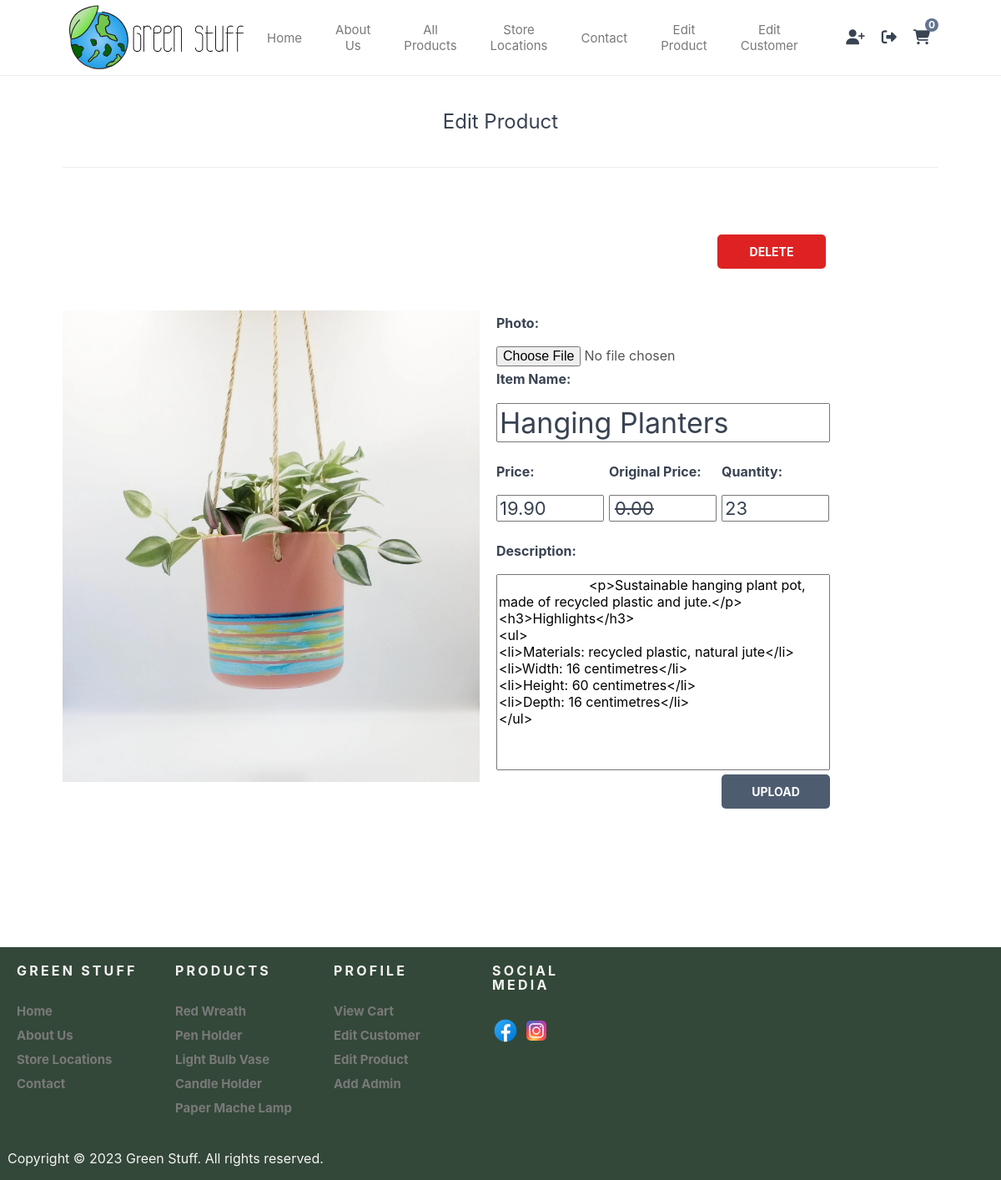
Screenshot of /index.php?page=changeproduct&id=1 (signed in) with the database file from the repository.
### tables this page shows
CREATE TABLE `products` (
  `id` int(11) NOT NULL,
  `name` varchar(200) NOT NULL,
  `desc` text NOT NULL,
  `price` decimal(7,2) NOT NULL,
  `rrp` decimal(7,2) NOT NULL DEFAULT 0.00,
  `qty` int(11) NOT NULL,
  `img` text NOT NULL,
  `date_added` datetime NOT NULL DEFAULT current_timestamp()
);

### index.php (called while the page is built, shortened)
<?php
    include 'functions.php';
    $page = isset($_GET['page']) && file_exists($_GET['page'] . '.php') ? $_GET['page'] : 'home';
    include $page . '.php';
?>

### changeproduct.php (the view, shortened to what this page needs)
<?php
require 'DatabaseAccess.php';
try{
    $pdo= new PDO($attr,$user,$pass,$opts);
}
catch(\PDOException $e){
    throw new \PDOException($e->getMessage(),(int)$e->getCode());
}
if (isset($_GET['id'])) {
    $stmt = $pdo->prepare('SELECT * FROM products WHERE id = ?');
    $stmt->execute([$_GET['id']]);
    $product = $stmt->fetch(PDO::FETCH_ASSOC);
}
?>
<?=h_header('EditProduct')?>
<head>
    <link rel="stylesheet" href="CSS.css">
</head>
<div class="recentlyadded content-wrapper">
    <h2>Edit Product</h2>
</div>
<div class="product content-wrapper" style="padding-left:770px;padding-bottom:0px;">
    <div class="button">
        <form method="post" action="deleteproduct.php"  name="Product" onsubmit="return confirm('Do you really want to delete the item?');" >
            <input type="submit" class="delete"style="width:130px;background:#de2222;"value="Delete">
        </form>
    </div>
</div>
<div class="product content-wrapper" style="padding-top:10px">
    <img src="imgs/<?=$product['img']?>" width="500" height="565" alt="<?=$product['name']?>">
    <div>
        <table width="410px" border="0" cellpadding="0" cellspacing="5">
            <form method="post" enctype="multipart/form-data" name="Product" onsubmit="return StopEmptyForm()">
                <tr>
                    <td colpsan="3"><h2>Photo:</h2><td>
                </tr>
                <tr>
                    <td colspan="3"><input type="file" name="uploadFile"></td>
                </tr>
                <tr>
                    <td colspan="3"><h2>Item Name:</h2></td>
                </tr>
                <tr>
                    <td colspan="3"><input class ="name" name="itemName" id="itemName" style="font-size:34px;color:#394352;width: 400px;" value="<?php if(isset($_POST['itemName'])){echo $_POST['itemName'];}else{echo $product['name'];}?>"></td>
                </tr>
                <tr>
                    <td colspan="3" style="color:red;font-size:12px">
                                <?php
                                    if(isset($_POST['itemName'])){
                                    $validation = datavalid($_POST['itemName'], "/^[A-Za-z0-9 ]+$/" , "*Contain letters and numbers only");
                                    if($validation != ""){
                                    echo $validation;
                                   }else{
                                    echo "<br>";
                                }
                                }
                                else{
                                    echo "<br>";
                                }
                                ?>
                    </td>
                </tr>
                <tr style="text-align:left;">
                    <th><h2>Price:</h2></th>
                    <th><h2>Original Price:</h2></th>
                    <th><h2>Quantity:</h2></th>
                </tr>
                <tr>
                    <td><input class="price" name="price" id="price" style="width:129px;color:#394352;"value="<?php if(isset($_POST['price'])){echo $_POST['price'];}else{echo $product['price'];}?>"></td>
                    <td><input style="width:129px;color:#394352;" name="originalPrice" id="originalPrice"class="rrp" value="<?php if(isset($_POST['originalPrice'])){echo $_POST['originalPrice'];}else{echo $product['rrp'];}?>"></td>
                    <td><input style="width:129px;color:#394352;" name="itemQuantity" id="itemQuantity" class="price" value="<?php if(isset($_POST['itemQuantity'])){echo $_POST['itemQuantity'];}else{echo $product['qty'];}?>"></td>
                </tr>
                <tr>
                    <td style="color:red;font-size:12px">
                    <?php
                        if(isset($_POST['price'])){
                            $validation = datavalid($_POST['price'], "/^[1-9]{1}[0-9]{0,}.[0-9]{2}$/" , "*Invalid Data Ex.:19.90");
                            if($validation != ""){
                                echo $validation;
                            }
                            else{
                                echo "<br>";
                            }
                        } else{
                            echo "<br>";
                        }
                    ?>
                    </td>
                    <td style="color:red;font-size:12px">
                    <?php
                        if(isset($_POST['originalPrice'])){
                            $validation = datavalid($_POST['originalPrice'], "/^[0-9]{1,}.[0-9]{2}$/" , "*Invalid Data Ex.:19.90");
                            if($validation != ""){
                                echo $validation;
                            } else{
                                echo "<br>";
                            }
                        }else{
                            echo "<br>";
                        }
                    ?>
                    </td>
                    <td style="color:red;font-size:12px">
                    <?php
                        if(isset($_POST['itemQuantity'])){
                            $validation = datavalid($_POST['itemQuantity'], "/^[0-9]+$/" , "*Whole Numbers only e.g:10");
                            if($validation != ""){
                                echo $validation;
                            } else{
                                echo "<br>";
                            }
                        }else{
                            echo "<br>";
                        }
                    ?>
                    </td>
                </tr>
                <tr>
                    <td colspan="3"><h2>Description:</h2>
                </tr>
                <tr>
                    <td colspan="3">
                        <textarea class="description" name="description" id="description"style="width:400px;height:235px;resize:none" >
                        <?php if(isset($_POST['description'])){echo $_POST['description'];}else{echo $product['desc'];}?>
                        </textarea>
                    </td>
                </tr>
                <tr>
                    <td colspan="3" style="text-align:right" ><input type="submit" class="addtocart" style="width:130px;"value="Upload"> </td>
                </tr>
            </form>
        </table>
    </div>
</div>
<?=h_footer()?>

### layoutt.css (style rules this page uses)
* { box-sizing: border-box; font-family: -apple-system, BlinkMacSystemFont, "segoe ui", roboto, oxygen, ubuntu, cantarell, "fira sans", "droid sans", "helvetica neue", Arial, sans-serif; font-size: 16px; -webkit-font-smoothing: anti aliased; -moz-osx-font-smoothing: grayscale; }
html { height: 100%; }
body { position: relative; min-height: 100%; color: #555555; background-color: #FFFFFF; margin: 0; padding-bottom: 100px; }
h1, h2, h3, h4, h5 { color: #394352; }
.content-wrapper { width: 1050px; margin: 0 auto; }
main .recentlyadded h2 { display: block; font-weight: normal; margin: 0; padding: 40px 0; font-size: 24px; text-align: center; width: 100%; border-bottom: 1px solid #EEEEEE; }
main > .product { display: flex; padding: 40px 0; }
main > .product > div { padding-left: 15px; }
main > .product .price { display: block; font-size: 22px; color: #999999; }
main > .product .rrp { color: #BBBBBB; text-decoration: line-through; font-size: 22px; padding-left: 5px; }
main > .product form { display: flex; flex-flow: column; margin: 40px 0; }
main > .product form input[type="submit"], .addtocart { background: #4e5c70; border: 0; color: #FFFFFF; width: 400px; padding: 12px 0; text-transform: uppercase; font-size: 14px; font-weight: bold; border-radius: 5px; cursor: pointer; }

### CSS.css (style rules this page uses)
th { text-align: left; font-size: 15px; font-family:'Segoe UI', Tahoma, Geneva, Verdana, sans-serif; font-weight: normal; }
textarea { width: 528px; height:245px; resize:none; }

### rows the page displays
products: img (picture), itemName "Hanging Planters", originalPrice "0.00", itemQuantity "23", description "<p>Sustainable hanging plant pot, made of recycled plastic and jute.</p> <h3>Highlights</h3> <ul> <li>Materials: recycled plastic, natural jute</li> <li>Width: 16 centimetres</li> <li>Height: 60 centimetres</li> <li>Depth: 16 centimetres</li> </ul>"

### other values shown
$num_items_in_cart "0"
